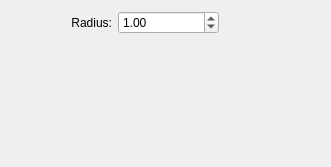
<?xml version="1.0" encoding="UTF-8"?>
<ui version="4.0">
 <class>WdgGuassianHighPass</class>
 <widget class="QWidget" name="WdgGuassianHighPass">
  <property name="geometry">
   <rect>
    <x>0</x>
    <y>0</y>
    <width>331</width>
    <height>167</height>
   </rect>
  </property>
  <layout class="QGridLayout" name="gridLayout">
   <item row="0" column="0">
    <widget class="QLabel" name="textLabel1">
     <property name="sizePolicy">
      <sizepolicy hsizetype="MinimumExpanding" vsizetype="Preferred">
       <horstretch>0</horstretch>
       <verstretch>0</verstretch>
      </sizepolicy>
     </property>
     <property name="text">
      <string>Radius:</string>
     </property>
     <property name="alignment">
      <set>Qt::AlignRight|Qt::AlignTrailing|Qt::AlignVCenter</set>
     </property>
     <property name="wordWrap">
      <bool>false</bool>
     </property>
    </widget>
   </item>
   <item row="0" column="2" rowspan="2">
    <spacer name="horizontalSpacer">
     <property name="orientation">
      <enum>Qt::Horizontal</enum>
     </property>
     <property name="sizeHint" stdset="0">
      <size>
       <width>40</width>
       <height>20</height>
      </size>
     </property>
    </spacer>
   </item>
   <item row="0" column="1">
    <widget class="KisDoubleParseSpinBox" name="doubleblurAmount">
     <property name="sizePolicy">
      <sizepolicy hsizetype="Expanding" vsizetype="Fixed">
       <horstretch>0</horstretch>
       <verstretch>0</verstretch>
      </sizepolicy>
     </property>
     <property name="maximum">
      <double>250.000000000000000</double>
     </property>
     <property name="value">
      <double>1.000000000000000</double>
     </property>
    </widget>
   </item>
   <item row="2" column="0" colspan="2">
    <spacer>
     <property name="orientation">
      <enum>Qt::Vertical</enum>
     </property>
     <property name="sizeType">
      <enum>QSizePolicy::Expanding</enum>
     </property>
     <property name="sizeHint" stdset="0">
      <size>
       <width>20</width>
       <height>21</height>
      </size>
     </property>
    </spacer>
   </item>
  </layout>
 </widget>
 <customwidgets>
  <customwidget>
   <class>KisDoubleParseSpinBox</class>
   <extends>QDoubleSpinBox</extends>
   <header>kis_double_parse_spin_box.h</header>
  </customwidget>
 </customwidgets>
 <resources/>
 <connections/>
</ui>
